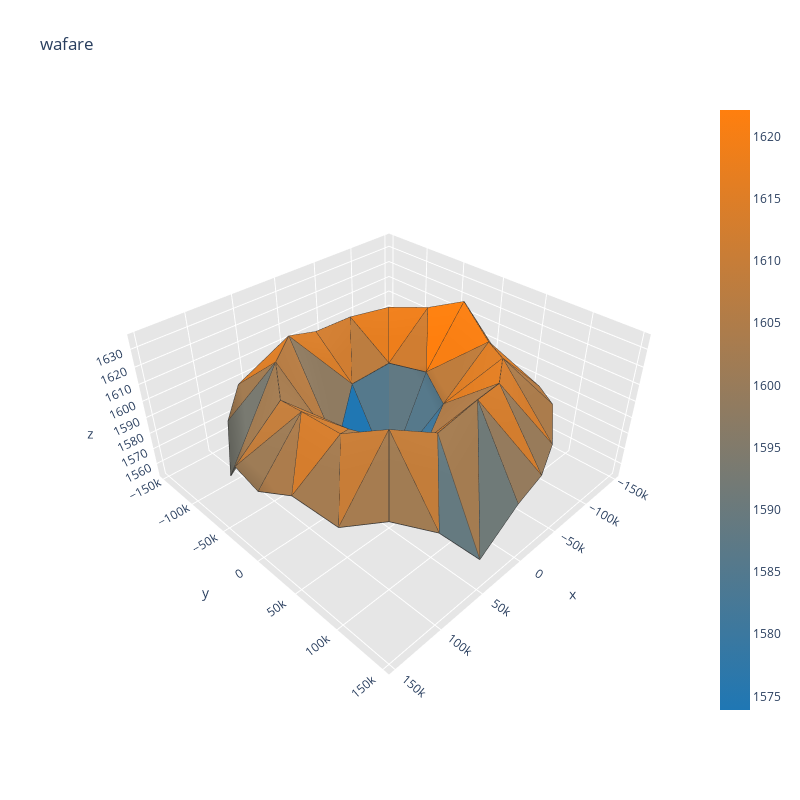
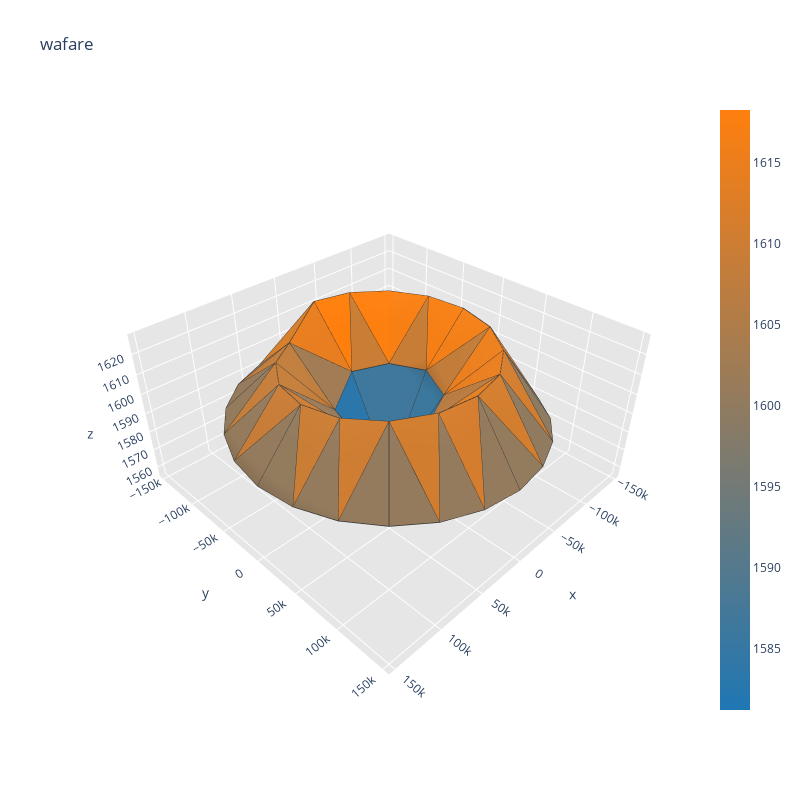

The notebook cell saved with these charts, in order:
### Code cell
# latent_points, labels, _ = generate_latent_points(latent_dim, 1)
i = 0
pp = create_process_vector(YS[i])
print(pp)
X_test = generator_model.predict([latent_points, pp])

X_test = X_test.reshape(49,)
X_test = scaler_x.inverse_transform(X_test.reshape(1,-1))
visualize(X_test[0])
visualize(df[all_sites].iloc[i].values)

### Figure 1 — Plotly figure (JSON) as saved in the notebook; plotly's stock layout.template omitted (floating-point values rounded to 4 significant figures; data arrays with more than 128 entries replaced by an {"elided": "..."} marker saying what was removed)
{"data": [{"facecolor": ["rgb(143, 123, 97)", "rgb(170, 124, 77)", "rgb(172, 124, 76)", "rgb(132, 123, 105)", "rgb(158, 124, 86)", "rgb(211, 125, 47)", "rgb(159, 124, 85)", "rgb(233, 126, 30)", "rgb(65, 120, 155)", "rgb(213, 125, 45)", "rgb(182, 124, 68)", "rgb(226, 126, 35)", "rgb(175, 124, 74)", "rgb(192, 125, 61)", "rgb(195, 125, 59)", "rgb(166, 124, 80)", "rgb(216, 126, 43)", "rgb(222, 126, 38)", "rgb(238, 126, 27)", "rgb(229, 126, 33)", "rgb(63, 120, 156)", "rgb(210, 125, 47)", "rgb(211, 125, 47)", "rgb(162, 124, 83)", "rgb(216, 126, 43)", "rgb(143, 123, 97)", "rgb(208, 125, 49)", "rgb(188, 125, 64)", "rgb(32, 119, 179)", "rgb(85, 121, 140)", "rgb(150, 123, 92)", "rgb(201, 125, 54)", "rgb(130, 123, 107)", "rgb(142, 123, 98)", "rgb(198, 125, 56)", "rgb(136, 123, 102)", "rgb(203, 125, 53)", "rgb(126, 122, 110)", "rgb(207, 125, 49)", "rgb(170, 124, 77)", "rgb(31, 119, 180)", "rgb(71, 120, 150)", "rgb(177, 124, 72)", "rgb(221, 126, 39)", "rgb(163, 124, 82)", "rgb(115, 122, 118)", "rgb(163, 124, 82)", "rgb(121, 122, 113)", "rgb(249, 127, 19)", "rgb(191, 125, 61)", "rgb(255, 127, 14)", "rgb(208, 125, 49)", "rgb(86, 121, 139)", "rgb(97, 121, 131)", "rgb(152, 123, 90)", "rgb(212, 125, 46)", "rgb(171, 124, 76)", "rgb(153, 123, 90)", "rgb(217, 126, 42)", "rgb(180, 124, 70)", "rgb(219, 126, 40)", "rgb(210, 125, 48)", "rgb(149, 123, 93)", "rgb(211, 125, 46)", "rgb(111, 122, 120)", "rgb(164, 124, 81)", "rgb(165, 124, 81)", "rgb(200, 125, 55)", "rgb(166, 124, 80)", "rgb(101, 122, 128)", "rgb(195, 125, 58)", "rgb(161, 124, 83)"], "i": [38, 32, 44, 17, 22, 18, 13, 14, 2, 19, 6, 3, 10, 16, 21, 21, 12, 12, 4, 16, 8, 8, 24, 8, 18, 6, 5, 5, 5, 4, 33, 14, 33, 16, 35, 34, 7, 21, 19, 8, 6, 7, 39, 18, 39, 21, 41, 40, 0, 12, 14, 4, 3, 0, 27, 10, 27, 12, 29, 28, 9, 24, 26, 10, 9, 9, 45, 19, 45, 24, 47, 46], "j": [17, 13, 22, 36, 42, 17, 30, 13, 3, 22, 18, 10, 3, 36, 42, 6, 30, 3, 14, 4, 2, 19, 8, 24, 5, 5, 16, 4, 6, 5, 14, 33, 34, 35, 16, 35, 21, 7, 7, 7, 7, 8, 18, 39, 40, 41, 21, 41, 12, 0, 0, 0, 0, 4, 10, 27, 28, 29, 12, 29, 10, 9, 9, 9, 48, 24, 19, 45, 46, 47, 24, 47], "k": [37, 31, 43, 37, 43, 38, 31, 32, 1, 44, 20, 11, 2, 17, 22, 20, 13, 11, 15, 15, 1, 23, 23, 2, 17, 18, 17, 16, 1, 1, 32, 15, 15, 36, 15, 15, 22, 6, 22, 19, 1, 1, 38, 20, 20, 42, 20, 20, 13, 3, 13, 14, 1, 1, 26, 11, 11, 30, 11, 11, 2, 2, 25, 26, 25, 48, 44, 23, 23, 48, 23, 23], "name": "", "type": "mesh3d", "x": [-49000, 0, 3e-12, -34650.0, -34650.0, -9.001e-12, 34650.0, 49000, 34650.0, 6.001e-12, -37503, -69300.0, -90540.0, -98000, -90540.0, -69300.0, -37503, -1.8e-11, 37503, 90540.0, 69300.0, 90540.0, 98000, 69300.0, 37503, 9.001e-12, -38050.0, -73500, -103945, -127306, -141991, -147000, -141991, -127306, -103945, -73500, -38050.0, -2.7e-11, 38050.0, 73500, 103945, 127306, 141991, 147000, 141991, 127306, 103945, 73500, 38050.0], "y": [6.001e-12, 0, 49000, 34650.0, -34650.0, -49000, -34650.0, -1.2e-11, 34650.0, 98000, 90540.0, 69300.0, 37503, 1.2e-11, -37503, -69300.0, -90540.0, -98000, -90540.0, 37503, -69300.0, -37503, -2.4e-11, 69300.0, 90540.0, 147000, 141991, 127306, 103945, 73500, 38050.0, 1.8e-11, -38050.0, -73500, -103945, -127306, -141991, -147000, -141991, -127306, -103945, -73500, -38050.0, -3.6e-11, 38050.0, 73500, 103945, 127306, 141991], "z": [1605.0, 1554.0, 1592.0, 1598.0, 1605.0, 1598.0, 1571.0, 1597.0, 1597.0, 1627.0, 1624.0, 1625.0, 1622.0, 1636.0, 1626.0, 1624.0, 1620.0, 1618.0, 1625.0, 1618.0, 1623.0, 1615.0, 1621.0, 1623.0, 1618.0, 1584.0, 1586.0, 1589.0, 1598.0, 1595.0, 1584.0, 1585.0, 1591.0, 1581.0, 1580.0, 1586.0, 1587.0, 1582.0, 1595.0, 1596.0, 1588.0, 1569.0, 1592.0, 1591.0, 1600.0, 1590.0, 1596.0, 1587.0, 1562.0]}, {"line": {"color": "rgb(50, 50, 50)", "width": 1.5}, "mode": "lines", "showlegend": false, "type": "scatter3d", "x": {"elided": "360 float values"}, "y": {"elided": "360 float values"}, "z": {"elided": "360 float values"}}, {"hoverinfo": "none", "marker": {"color": [1574.0, 1622.0], "colorscale": [[0, "rgb(31, 119, 180)"], [1, "rgb(255, 127, 14)"]], "showscale": true, "size": 0.1}, "mode": "markers", "showlegend": false, "type": "scatter3d", "x": [-49000], "y": [6.001e-12], "z": [1605.0]}], "layout": {"height": 800, "scene": {"aspectratio": {"x": 1, "y": 1, "z": 0.5}, "xaxis": {"backgroundcolor": "rgb(230, 230, 230)", "gridcolor": "rgb(255, 255, 255)", "showbackground": true, "zerolinecolor": "rgb(255, 255, 255)"}, "yaxis": {"backgroundcolor": "rgb(230, 230, 230)", "gridcolor": "rgb(255, 255, 255)", "showbackground": true, "zerolinecolor": "rgb(255, 255, 255)"}, "zaxis": {"backgroundcolor": "rgb(230, 230, 230)", "gridcolor": "rgb(255, 255, 255)", "showbackground": true, "zerolinecolor": "rgb(255, 255, 255)"}}, "title": {"text": "wafare"}, "width": 800}}

### Figure 2 — Plotly figure (JSON) as saved in the notebook; plotly's stock layout.template omitted (floating-point values rounded to 4 significant figures; data arrays with more than 128 entries replaced by an {"elided": "..."} marker saying what was removed)
{"data": [{"facecolor": ["rgb(158, 124, 86)", "rgb(131, 123, 106)", "rgb(147, 123, 94)", "rgb(145, 123, 96)", "rgb(149, 123, 93)", "rgb(215, 126, 43)", "rgb(132, 123, 105)", "rgb(212, 125, 46)", "rgb(53, 120, 164)", "rgb(202, 125, 53)", "rgb(191, 125, 62)", "rgb(232, 126, 31)", "rgb(184, 124, 67)", "rgb(226, 126, 36)", "rgb(199, 125, 55)", "rgb(195, 125, 59)", "rgb(209, 125, 48)", "rgb(235, 126, 29)", "rgb(248, 127, 19)", "rgb(252, 127, 16)", "rgb(49, 120, 167)", "rgb(219, 126, 41)", "rgb(224, 126, 37)", "rgb(179, 124, 70)", "rgb(232, 126, 31)", "rgb(161, 124, 84)", "rgb(255, 127, 14)", "rgb(202, 125, 53)", "rgb(43, 119, 171)", "rgb(62, 120, 157)", "rgb(133, 123, 104)", "rgb(216, 126, 43)", "rgb(137, 123, 102)", "rgb(143, 123, 97)", "rgb(222, 126, 39)", "rgb(139, 123, 100)", "rgb(205, 125, 51)", "rgb(152, 123, 90)", "rgb(209, 125, 48)", "rgb(168, 124, 78)", "rgb(31, 119, 180)", "rgb(43, 119, 171)", "rgb(147, 123, 94)", "rgb(194, 125, 60)", "rgb(149, 123, 93)", "rgb(148, 123, 93)", "rgb(196, 125, 58)", "rgb(148, 123, 94)", "rgb(242, 127, 23)", "rgb(194, 125, 59)", "rgb(246, 127, 21)", "rgb(200, 125, 55)", "rgb(60, 120, 158)", "rgb(63, 120, 156)", "rgb(144, 123, 96)", "rgb(210, 125, 47)", "rgb(141, 123, 98)", "rgb(133, 123, 104)", "rgb(207, 125, 49)", "rgb(136, 123, 103)", "rgb(228, 126, 34)", "rgb(227, 126, 35)", "rgb(147, 123, 94)", "rgb(211, 125, 46)", "rgb(148, 123, 93)", "rgb(212, 125, 46)", "rgb(148, 123, 93)", "rgb(206, 125, 51)", "rgb(149, 123, 93)", "rgb(148, 123, 93)", "rgb(209, 125, 48)", "rgb(148, 123, 94)"], "i": [38, 32, 44, 17, 22, 18, 13, 14, 2, 19, 6, 3, 10, 16, 21, 21, 12, 12, 4, 16, 8, 8, 24, 8, 18, 6, 5, 5, 5, 4, 33, 14, 33, 16, 35, 34, 7, 21, 19, 8, 6, 7, 39, 18, 39, 21, 41, 40, 0, 12, 14, 4, 3, 0, 27, 10, 27, 12, 29, 28, 9, 24, 26, 10, 9, 9, 45, 19, 45, 24, 47, 46], "j": [17, 13, 22, 36, 42, 17, 30, 13, 3, 22, 18, 10, 3, 36, 42, 6, 30, 3, 14, 4, 2, 19, 8, 24, 5, 5, 16, 4, 6, 5, 14, 33, 34, 35, 16, 35, 21, 7, 7, 7, 7, 8, 18, 39, 40, 41, 21, 41, 12, 0, 0, 0, 0, 4, 10, 27, 28, 29, 12, 29, 10, 9, 9, 9, 48, 24, 19, 45, 46, 47, 24, 47], "k": [37, 31, 43, 37, 43, 38, 31, 32, 1, 44, 20, 11, 2, 17, 22, 20, 13, 11, 15, 15, 1, 23, 23, 2, 17, 18, 17, 16, 1, 1, 32, 15, 15, 36, 15, 15, 22, 6, 22, 19, 1, 1, 38, 20, 20, 42, 20, 20, 13, 3, 13, 14, 1, 1, 26, 11, 11, 30, 11, 11, 2, 2, 25, 26, 25, 48, 44, 23, 23, 48, 23, 23], "name": "", "type": "mesh3d", "x": [-49000, 0, 3e-12, -34650.0, -34650.0, -9.001e-12, 34650.0, 49000, 34650.0, 6.001e-12, -37503, -69300.0, -90540.0, -98000, -90540.0, -69300.0, -37503, -1.8e-11, 37503, 90540.0, 69300.0, 90540.0, 98000, 69300.0, 37503, 9.001e-12, -38050.0, -73500, -103945, -127306, -141991, -147000, -141991, -127306, -103945, -73500, -38050.0, -2.7e-11, 38050.0, 73500, 103945, 127306, 141991, 147000, 141991, 127306, 103945, 73500, 38050.0], "y": [6.001e-12, 0, 49000, 34650.0, -34650.0, -49000, -34650.0, -1.2e-11, 34650.0, 98000, 90540.0, 69300.0, 37503, 1.2e-11, -37503, -69300.0, -90540.0, -98000, -90540.0, 37503, -69300.0, -37503, -2.4e-11, 69300.0, 90540.0, 147000, 141991, 127306, 103945, 73500, 38050.0, 1.8e-11, -38050.0, -73500, -103945, -127306, -141991, -147000, -141991, -127306, -103945, -73500, -38050.0, -3.6e-11, 38050.0, 73500, 103945, 127306, 141991], "z": [1602.0, 1557.0, 1598.0, 1600.0, 1601.0, 1601.0, 1592.0, 1595.0, 1598.0, 1622.0, 1622.0, 1622.0, 1623.0, 1624.0, 1625.0, 1626.0, 1627.0, 1627.0, 1615.0, 1619.0, 1616.0, 1617.0, 1618.0, 1620.0, 1621.0, 1590.0, 1589.0, 1589.0, 1587.0, 1586.0, 1585.0, 1585.0, 1585.0, 1585.0, 1586.0, 1586.0, 1586.0, 1586.0, 1593.0, 1593.0, 1593.0, 1593.0, 1592.0, 1592.0, 1592.0, 1591.0, 1591.0, 1591.0, 1590.0]}, {"line": {"color": "rgb(50, 50, 50)", "width": 1.5}, "mode": "lines", "showlegend": false, "type": "scatter3d", "x": {"elided": "360 float values"}, "y": {"elided": "360 float values"}, "z": {"elided": "360 float values"}}, {"hoverinfo": "none", "marker": {"color": [1581.0, 1618.0], "colorscale": [[0, "rgb(31, 119, 180)"], [1, "rgb(255, 127, 14)"]], "showscale": true, "size": 0.1}, "mode": "markers", "showlegend": false, "type": "scatter3d", "x": [-49000], "y": [6.001e-12], "z": [1602.0]}], "layout": {"height": 800, "scene": {"aspectratio": {"x": 1, "y": 1, "z": 0.5}, "xaxis": {"backgroundcolor": "rgb(230, 230, 230)", "gridcolor": "rgb(255, 255, 255)", "showbackground": true, "zerolinecolor": "rgb(255, 255, 255)"}, "yaxis": {"backgroundcolor": "rgb(230, 230, 230)", "gridcolor": "rgb(255, 255, 255)", "showbackground": true, "zerolinecolor": "rgb(255, 255, 255)"}, "zaxis": {"backgroundcolor": "rgb(230, 230, 230)", "gridcolor": "rgb(255, 255, 255)", "showbackground": true, "zerolinecolor": "rgb(255, 255, 255)"}}, "title": {"text": "wafare"}, "width": 800}}
